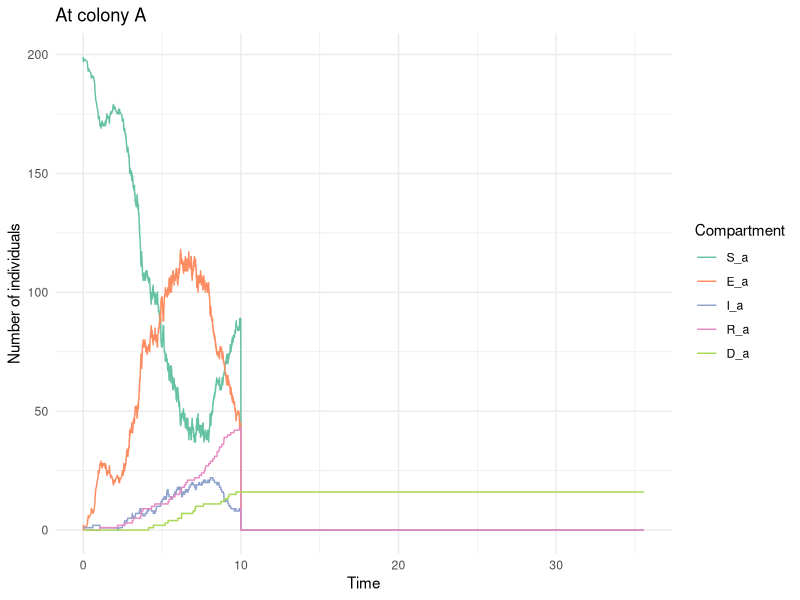
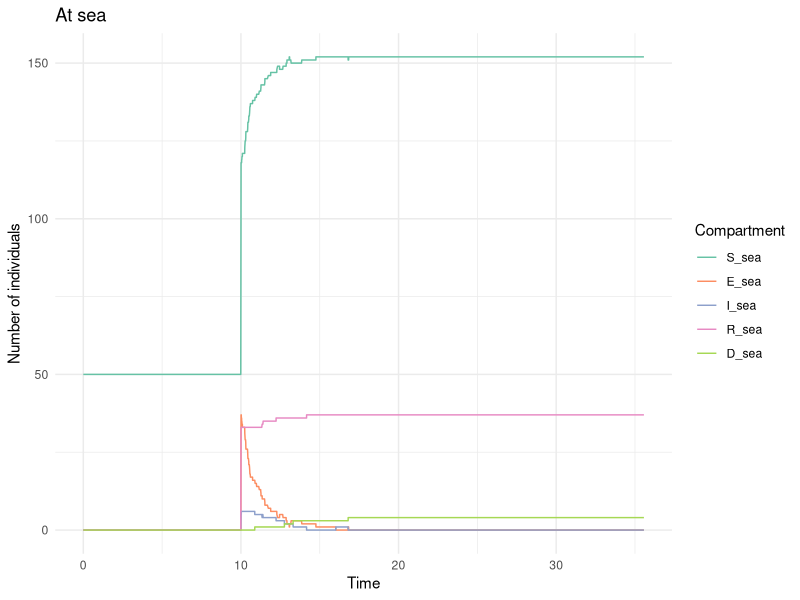
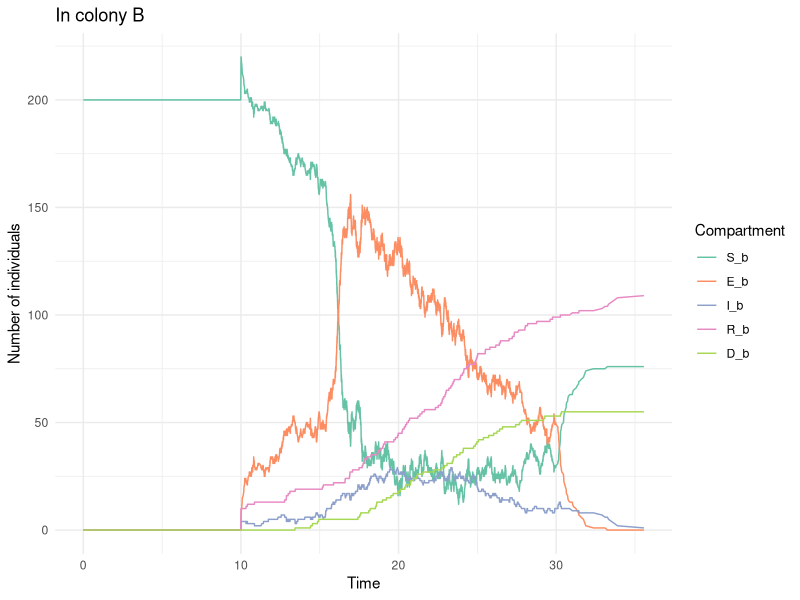

Write R code to recreate these figures, in order.



# -------------------------------------------------------------------------


# -------------------------------------------------------------------------



library(tidyverse)
library(ggplot2)
library(reshape2)
library(abind)
library(cowplot)

# Parameters

# Simulation time

total_time = 50    

# Epidemiological parameters

epi_param = list( 
  # Rate of progression from exposed to infectious (inverse of incubation period)
  sigma = 1/10.2, 
  # Recovery rate (inverse of infectious period)
  gamma = 1/2.9,
  # Rate of progression from infectious to exposed
  eta =  0.9, 
  # Rate of mortality 
  mu = (1/2.9) * 0.5,
  # Transmission rate in a colony, at sea
  beta = matrix(c(0.12, 0.05, 0.15, 0,
                              0.001, 0.001, 0.001, 0.001),
                            nrow = 2, ncol = 4, byrow = T),
  # Transmission rate period
  transmission_period = c(0, 8, 16, 30),
  # Transition from colony A to the sea
  zeta = 0.001                
)


# Induced dispersion parameters

disp_param = list(
  
  # Proportion of dispersed adults
  prop_dispersal = 1,
  # Proportion of prospectors among dispersed adults
  prop_prospecting = 0.2,
  # Date of induced dispersion
  dispersal_date = 10 
  
)

# Initial state

## In colony A
N = 200                  
initial_infected = 1
initial_exposed = 0
initial_recovered = 0
initial_susceptible = N - initial_infected - initial_exposed - initial_recovered
initial_dead = 0

initial_state_A = c(S = initial_susceptible,
                     E = initial_exposed,
                     I = initial_infected,
                     R = initial_recovered,
                     D = initial_dead)

## At sea
N = 50                  
initial_infected = 0
initial_exposed = 0
initial_recovered = 0
initial_susceptible = N - initial_infected - initial_exposed - initial_recovered
initial_dead = 0

initial_state_sea = c(S = initial_susceptible,
                       E = initial_exposed,
                       I = initial_infected,
                       R = initial_recovered,
                       D = initial_dead)

## In colony B
N = 200                  
initial_infected = 0
initial_exposed = 0
initial_recovered = 0
initial_susceptible = N - initial_infected - initial_exposed - initial_recovered
initial_dead = 0

initial_state_B <- c(S = initial_susceptible,
                     E = initial_exposed,
                     I = initial_infected,
                     R = initial_recovered,
                     D = initial_dead)


initial_state = matrix(data = c(initial_state_A,
                                initial_state_sea,
                                initial_state_B), 
                       nrow = 3, ncol = 5, 
                       byrow = T)


# Gillespie SEIR model function
gillespie_seir = function(epi_param, 
                           disp_param,
                           initial_state, 
                           total_time) {
  
  sigma = epi_param$sigma
  gamma = epi_param$gamma
  eta = epi_param$eta
  mu = epi_param$mu
  beta_colony = epi_param$beta[1,]
  beta_sea = epi_param$beta[2,]
  transmission_period = epi_param$transmission_period
  zeta = epi_param$zeta
  
  prop_dispersal = disp_param$prop_dispersal
  prop_prospecting = disp_param$prop_prospecting
  dispersal_date = disp_param$dispersal_date
  
  # Initialization
  times = c(0)
  states = array(dim = c(3,5,1), data = initial_state)
  already_dispersed = F
  
  # Next event
  while (times[length(times)] < total_time) {
    
    S_a = states[1, 1, dim(states)[3]]
    E_a = states[1, 2, dim(states)[3]]
    I_a = states[1, 3, dim(states)[3]]
    R_a = states[1, 4, dim(states)[3]]
    D_a = states[1, 5, dim(states)[3]]
    
    S_sea = states[2, 1, dim(states)[3]]
    E_sea = states[2, 2, dim(states)[3]]
    I_sea = states[2, 3, dim(states)[3]]
    R_sea = states[2, 4, dim(states)[3]]
    D_sea = states[2, 5, dim(states)[3]]
    
    S_b = states[3, 1, dim(states)[3]]
    E_b = states[3, 2, dim(states)[3]]
    I_b = states[3, 3, dim(states)[3]]
    R_b = states[3, 4, dim(states)[3]]
    D_b = states[3, 5, dim(states)[3]]
    
    # Transmission period
    period = findInterval(times[length(times)], transmission_period) 
    beta_colony_t = beta_colony[period]
    beta_sea_t = beta_sea[period]
    
    # Rates of each possible event
    rates = c(
      "S_a_to_E_a" = beta_colony_t * S_a * I_a,
      "E_a_to_S_a" = eta * E_a,
      "E_a_to_I_a" = sigma * E_a,
      "I_a_to_R_a" = gamma * I_a,
      "I_a_to_D_a" = mu * I_a,
      
      "S_sea_to_E_sea" = beta_sea_t * S_sea * I_sea,
      "E_sea_to_S_sea" = eta * E_sea,
      "E_sea_to_I_sea" = sigma * E_sea,
      "I_sea_to_R_sea" = gamma * I_sea,
      "I_sea_to_D_sea" = mu * I_sea,
      
      "S_b_to_E_b" = beta_colony_t * S_b * I_b,
      "E_b_to_S_b" = eta * E_b,
      "E_b_to_I_b" = sigma * E_b,
      "I_b_to_R_b" = gamma * I_b,
      "I_b_to_D_b" = mu * I_b,
      
      "S_a_to_S_sea" = zeta * S_a,
      "E_a_to_E_sea" = zeta * E_a,
      "I_a_to_I_sea" = zeta * I_a,
      "R_a_to_R_sea" = zeta * R_a
      
      
    )
    
    total_rate = sum(rates)
    
    if (total_rate == 0) {
      break
    }
    
    time_step = rexp(1, total_rate)
    next_time = times[length(times)] + time_step
    
    # Induction of dispersion
    if (next_time > dispersal_date & !already_dispersed) { 
      
      # Number of adults in colony A
      N_a = S_a + E_a + I_a + R_a
      # Number of adults in colony A who are dispersed
      N_disp_a = round(N_a * prop_dispersal)
      # Distribution of dispersed adults by epidemiological status
      disp_a = sample(c(rep("S_a", S_a), rep("E_a", E_a),rep("I_a", I_a),rep("R_a", R_a)),
             size = N_disp_a, 
             replace = F) %>% 
        factor(., levels = c("S_a","E_a","I_a","R_a")) %>% 
        table()

      # Number of susceptible adults who are dispersed from colony A
      disp_S_a = disp_a["S_a"]
      # Number of susceptible adults who are dispersed from colony A and prospect other colonies
      disp_S_a_prospecting=  rbinom(1, size = disp_S_a, prob = prop_prospecting)
      # Update of the number of susceptible adults
      S_a = S_a - disp_S_a
      S_sea = S_sea + (disp_S_a - disp_S_a_prospecting)
      S_b = S_b + disp_S_a_prospecting
      
      # Same for exposed adults from colony A
      disp_E_a = disp_a["E_a"]
      disp_E_a_prospecting=  rbinom(1, size = disp_E_a, prob = prop_prospecting)
      E_a = E_a - disp_E_a
      E_sea = E_sea + (disp_E_a - disp_E_a_prospecting)
      E_b = E_b + disp_E_a_prospecting
      
      # Same for infected adults from colony A
      disp_I_a = disp_a["I_a"]
      disp_I_a_prospecting=  rbinom(1, size = disp_I_a, prob = prop_prospecting)
      I_a = I_a - disp_I_a
      I_sea = I_sea + (disp_I_a - disp_I_a_prospecting)
      I_b = I_b + disp_I_a_prospecting
      
      # Same for recovered adults from colony A
      disp_R_a = disp_a["R_a"]
      disp_R_a_prospecting=  rbinom(1, size = disp_R_a, prob = prop_prospecting)
      R_a = R_a - disp_R_a
      R_sea = R_sea + (disp_R_a - disp_R_a_prospecting)
      R_b = R_b + disp_R_a_prospecting
      
      already_dispersed = T
      
      #########
      
      #times = c(times, dispersal_date)
      
      # Transmission period
      period = findInterval(times[length(times)], transmission_period) 
      beta_colony_t = beta_colony[period]
      beta_sea_t = beta_sea[period]
      
      # Rates of each possible event
      rates = c(
        "S_a_to_E_a" = beta_colony_t * S_a * I_a,
        "E_a_to_S_a" = eta * E_a,
        "E_a_to_I_a" = sigma * E_a,
        "I_a_to_R_a" = gamma * I_a,
        "I_a_to_D_a" = mu * I_a,
        
        "S_sea_to_E_sea" = beta_sea_t * S_sea * I_sea,
        "E_sea_to_S_sea" = eta * E_sea,
        "E_sea_to_I_sea" = sigma * E_sea,
        "I_sea_to_R_sea" = gamma * I_sea,
        "I_sea_to_D_sea" = mu * I_sea,
        
        "S_b_to_E_b" = beta_colony_t * S_b * I_b,
        "E_b_to_S_b" = eta * E_b,
        "E_b_to_I_b" = sigma * E_b,
        "I_b_to_R_b" = gamma * I_b,
        "I_b_to_D_b" = mu * I_b,
        
        "S_a_to_S_sea" = zeta * S_a,
        "E_a_to_E_sea" = zeta * E_a,
        "I_a_to_I_sea" = zeta * I_a,
        "R_a_to_R_sea" = zeta * R_a
        
        #########
        
      )
      
      total_rate = sum(rates)
      
      if (total_rate == 0) {
        break
      }
      
      time_step = rexp(1, total_rate)
      next_time = times[length(times)] + time_step
        
    }
    

    times = c(times, next_time)
    
    transition = sample(names(rates), 1, prob = rates / total_rate)
    
    if (transition == "S_a_to_E_a") {
      S_a = S_a - 1
      E_a = E_a + 1
    } else if (transition == "E_a_to_S_a") {
      E_a = E_a - 1
      S_a = S_a + 1
    } else if (transition == "E_a_to_I_a") {
      E_a = E_a - 1
      I_a = I_a + 1
    } else if (transition == "I_a_to_R_a") {
      I_a = I_a - 1
      R_a = R_a + 1
    } else if (transition == "I_a_to_D_a") {
      I_a = I_a - 1
      D_a = D_a + 1
    } else if (transition == "S_sea_to_E_sea") {
      S_sea = S_sea - 1
      E_sea = E_sea + 1
    } else if (transition == "E_sea_to_S_sea") {
      E_sea = E_sea - 1
      S_sea = S_sea + 1
    } else if (transition == "E_sea_to_I_sea") {
      E_sea = E_sea - 1
      I_sea = I_sea + 1
    } else if (transition == "I_sea_to_R_sea") {
      I_sea = I_sea - 1
      R_sea = R_sea + 1
    } else if (transition == "I_sea_to_D_sea") {
      I_sea = I_sea - 1
      D_sea = D_sea + 1
    } else if (transition == "S_b_to_E_b") {
      S_b = S_b - 1
      E_b = E_b + 1
    } else if (transition == "E_b_to_S_b") {
      E_b = E_b - 1
      S_b = S_b + 1
    } else if (transition == "E_b_to_I_b") {
      E_b = E_b - 1
      I_b = I_b + 1
    } else if (transition == "I_b_to_R_b") {
      I_b = I_b - 1
      R_b = R_b + 1
    } else if (transition == "I_b_to_D_b") {
      I_b = I_b - 1
      D_b = D_b + 1
    } else if (transition == "S_a_to_S_sea") {
      S_a = S_a - 1
      S_sea = S_sea + 1
    } else if (transition == "E_a_to_E_sea") {
      E_a = E_a - 1
      E_sea = E_sea + 1
    } else if (transition == "I_a_to_I_sea") {
      I_a = I_a - 1
      I_sea = I_sea + 1
    } else if (transition == "R_a_to_R_sea") {
      R_a = R_a - 1
      R_sea = R_sea + 1
    }
    
    
    new_state = matrix(data = c(S_a, E_a, I_a, R_a, D_a,
                                S_sea, E_sea, I_sea, R_sea, D_sea,
                                S_b, E_b, I_b, R_b, D_b),
                           nrow = 3, ncol = 5, 
                           byrow = T)
    
    states = abind(states, new_state)

  }
  
  output = data.frame(
    time = times,
    S_a = states[1, 1, ],
    E_a = states[1, 2, ],
    I_a = states[1, 3, ],
    R_a = states[1, 4, ],
    D_a = states[1, 5, ],
    S_sea = states[2, 1, ],
    E_sea = states[2, 2, ],
    I_sea = states[2, 3, ],
    R_sea = states[2, 4, ],
    D_sea = states[2, 5, ],
    S_b = states[3, 1, ],
    E_b = states[3, 2, ],
    I_b = states[3, 3, ],
    R_b = states[3, 4, ],
    D_b = states[3, 5, ]
  )
  
  return(output)
}

# Run simulation

output = gillespie_seir(epi_param, 
                         disp_param,
                         initial_state, 
                         total_time)



# Plot results
output_long = melt(output[1:nrow(output)-1, ], id = "time")

output_a = output_long %>% filter(variable %in% c("S_a", "E_a", "I_a", "R_a", "D_a"))
plot_a = ggplot(output_a, aes(x = time, y = value, color = variable)) +
  geom_line() +
  labs(x = "Time", y = "Number of individuals", color = "Compartment") +
  theme_minimal() +
  ggtitle("At colony A")+
  scale_color_brewer(palette="Set2")


output_sea = output_long %>% filter(variable %in% c("S_sea", "E_sea", "I_sea", "R_sea", "D_sea"))
plot_sea = ggplot(output_sea, aes(x = time, y = value, color = variable)) +
  geom_line() +
  labs(x = "Time", y = "Number of individuals", color = "Compartment") +
  theme_minimal() +
  ggtitle("At sea")+
  scale_color_brewer(palette="Set2")


output_b = output_long %>% filter(variable %in% c("S_b", "E_b", "I_b", "R_b", "D_b"))
plot_b = ggplot(output_b, aes(x = time, y = value, color = variable)) +
  geom_line() +
  labs(x = "Time", y = "Number of individuals", color = "Compartment") +
  theme_minimal() +
  ggtitle("In colony B") +
  scale_color_brewer(palette="Set2")


# Display plots
plot_a 
plot_sea
plot_b


# 
# summary_output = function(output){
#   
#   N_a = output[1, c("S_a", "I_a")] %>% sum()
#   
#   max_infected_a = max(output[, "I_a"]) 
#   prop_max_infected_a = max_infected_a / N_a
#   dead_a = output[nrow(output), "D_a"]
#   prop_dead_a = dead_a / N_a
#   
#   max_infected_sea = max(output[, "I_sea"]) 
#   dead_sea = output[nrow(output), "D_sea"]
#   
#   prop_non_exposed_from_a = (output[nrow(output), "S_a"] + output[nrow(output), "S_sea"] - output[1, "S_sea"] ) / N_a
#   
#   return( data.frame(
#     N_a = N_a,
#     max_infected_a = max_infected_a,
#     prop_max_infected_a = prop_max_infected_a,
#     dead_a = dead_a,
#     prop_dead_a = prop_dead_a,
#     max_infected_sea = max_infected_sea,
#     dead_sea = dead_sea,
#     prop_non_exposed_from_a = prop_non_exposed_from_a
#     
#   ))
# }
# 
# 
# output_long_list = data.frame()
# response_list = data.frame()
# 
# nb_iterations = 8
# 
# for (i in 1:nb_iterations){
#   
#   output = gillespie_seir(epi_param, initial_state, total_time)
#   output_long = melt(output, id = "time")
#   
#   output_long_i = cbind(output_long,
#                          data.frame(simulation = rep(i, times = nrow(output_long))))
#   
#   output_long_list = rbind(output_long_list, output_long_i)
#   response_list = rbind(response_list, summary_output(output))
#   
# }
# 
# 
# output_a = output_long_list %>% filter(variable %in% c("S_a", "E_a", "I_a", "R_a", "D_a"))
# 
# p = ggplot()
# for(i in 1:nb_iterations){
#   p = p + geom_line(data = output_a %>% subset(., simulation == i )
#                     , aes(x = time, y = value, color = variable)) 
# }
# p = p +
#   labs(x = "Time", y = "Number of individuals", color = "Compartment") +
#   theme_minimal() +
#   ggtitle("Stochastic SEIR Model Simulation (Gillespie Algorithm)")
# 
# 
# p
# 
# 
# data_long = pivot_longer(response_list, cols = -N_a, names_to = "variable", values_to = "value")
# 
# # Créer les diagrammes en violon pour chaque variable
# ggplot(data_long %>% subset(., variable %in% c("dead_a", "max_infected_a")),
#        aes(x = variable, y = value)) +
#   geom_violin() + 
#   geom_dotplot(binaxis='y', stackdir='center', dotsize=1)
# 
# 
